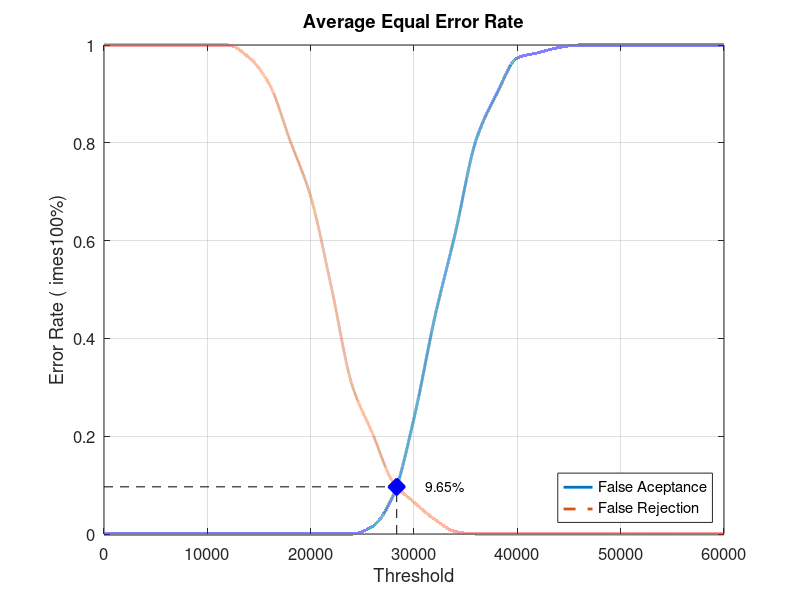
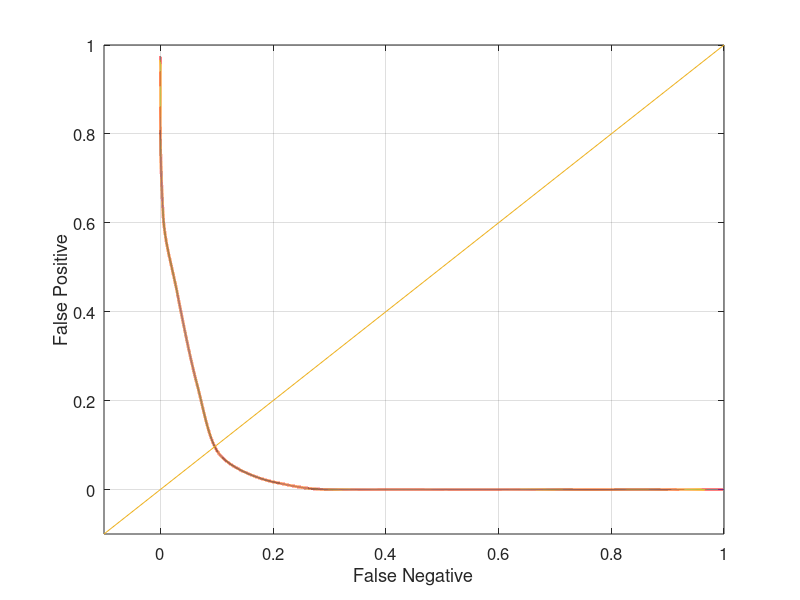

Source code (MATLAB) for these figures, in order:
close all;
clear;
clc;
x = 0:2000:60000;
xq = 0:0.5:60000;

y0 = [0 0 0 0 0 0 0 0 0 0 0 0 0 0.0157895 0.0789474 0.236842 0.442105 0.615789 0.805263 0.9 0.973684 0.984211 0.994737 1 1 1 1 1 1 1 1]
yy0 = interp1(x, y0, xq, 'pchip');
y1 = [1 1 1 1 1 1 1 0.975 0.92 0.805 0.69 0.505 0.305 0.205 0.105 0.065 0.03 0.005 0 0 0 0 0 0 0 0 0 0 0 0 0]
yy1 = interp1(x, y1, xq, 'pchip');

% Calculating EER: 
y2 = abs(y0 - y1);
find(y2 == min(y2))
yy2 = abs(yy0 - yy1);
xEER = find(yy2 == min(yy2));
xEERIndex = xq(xEER) % X-axis EER
yEER = yy0(xEER) % Y-axis EER

main = figure
plot(xq, yy0,'-','LineWidth', 2);	hold on
plot(xq, yy1,'--','LineWidth', 2);	hold on
plot([xEERIndex xEERIndex], [0 yEER], 'k--');	hold on
plot([0 xEERIndex], [yEER yEER], 'k--');	hold on
plot(xEERIndex, yEER, 'bx', 'LineWidth', 10);	hold on
text(xEERIndex + 10 * xEERIndex / 100, yEER, [num2str(round((10000 * yEER)) / 100) '%'])
legend('False Aceptance', 'False Rejection', 'Location', 'SouthEast')
xlabel('Threshold')
ylabel('Error Rate (	imes100%)')
title('Average Equal Error Rate')
set(gca, 'FontSize', 12)
axis([0 60000 0 1])
grid on

print(main, 'Database3_4Main', '-dpng');
FNRxFPR = figure('Color', [1 1 1]);
plot(yy1, yy0, '-', yy1, yy0, 'LineWidth', 2);
hold on
y = -0.1:0.1:1
plot(y, y); 
set(gca, 'FontSize', 12)
xlabel('False Negative')
ylabel('False Positive')
axis([-0.1 1 -0.1 1])
set(gca, 'FontSize', 12)
grid on

print(FNRxFPR, 'Database3_4FNRxFPR','-dpng');
